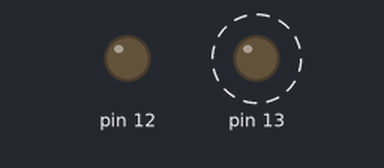
Recording of a sketch running on a simulated Arduino Uno, built with avr-gcc and run on an emulated ATmega328P. Parts: output pins drawn as LEDs (lit = HIGH). Dashed ring = blinking. The local clock reads 2024-03-15 10:24:30 at power-on unless the sketch sets it; what the sketch prints to the serial monitor is not drawn.

Above: at 0.1 s.
Timing chart, 0 to 40.0 s (numbered marks = the images above):
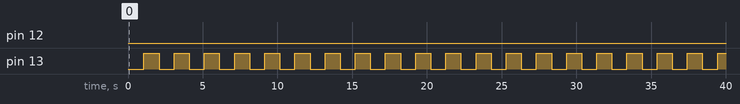

Measured:
- by itself, pin 13: alternates HIGH for 1.0 s and LOW for 1.0 s

The sketch:

Ex2.1.ino
```cpp
#include <ThreeWire.h>
#include <RtcDS1302.h>
ThreeWire myWire(4,5,2); // IO, SCLK, CE
RtcDS1302<ThreeWire> Rtc(myWire);

void printDateTime(const RtcDateTime& dt){
 Serial.print(dt.Year(), DEC);
 Serial.print('/');
 Serial.print(dt.Month(), DEC);
 Serial.print('/');
 Serial.print(dt.Day(), DEC);
 Serial.print(' ');
 Serial.print(dt.Hour(), DEC);
 Serial.print(':');
 Serial.print(dt.Minute(), DEC);
 Serial.print(':');
 Serial.print(dt.Second(), DEC);
 Serial.println();
 Serial.print("Total Seconds since 1/1/2000 : ");
 Serial.print(dt.TotalSeconds());
 Serial.println();
}


RtcDateTime start_instant;

void setup() {
 pinMode(13, HIGH);
  pinMode(12, HIGH);
  digitalWrite(12, LOW);

 Serial.begin(9600);
 Rtc.Begin();
 RtcDateTime setting_time(2020,2,2,23,31,10);
 // year, month, dayOfMonth, hour, minute, second
 printDateTime(setting_time);
 //Try to comment This line
 Rtc.SetDateTime(setting_time);


 start_instant = Rtc.GetDateTime().TotalSeconds();
}

void loop() {
 RtcDateTime now = Rtc.GetDateTime();

 auto current = now.TotalSeconds();

 if(current - start_instant <= (60*2)) {
  printDateTime(now);

  digitalWrite(13, current % 2);
 }
 else {
  digitalWrite(13, LOW);
  digitalWrite(12, HIGH);
 }

 delay(500);
}
```
